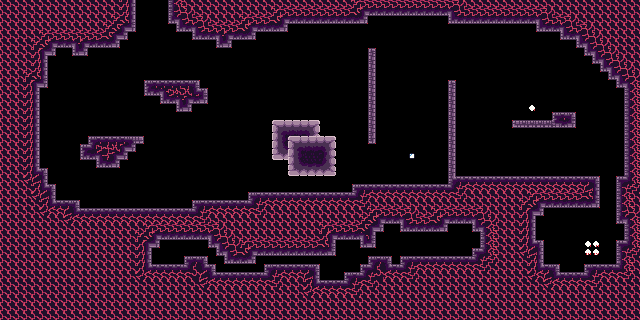

This is a level from a 2D game, rendered from its Tiled map with the project's own tilesets. A one-line summary and the map file follow, with tile-layer data summarised:
An orthogonal 80x40 tile map with 8x8 px tiles, 5 tile layers (draft, bg, map, entity, ...), 3 tilesets.

<map version="1.9" tiledversion="1.9.2" orientation="orthogonal" renderorder="right-down" width="80" height="40" tilewidth="8" tileheight="8" infinite="0" nextlayerid="7" nextobjectid="1">
 <editorsettings>
  <export target="../assets/world/room/level2.json" format="json" />
 </editorsettings>
 <tileset firstgid="1" source="../rules/tools/tools.tsx" />
 <tileset firstgid="325" source="../tilesets/fire.tsx" />
 <tileset firstgid="403" source="../tilesets/stone.tsx" />
 <layer id="5" name="draft" width="80" height="40">
  <data>[3200 cells, 1674 non-empty, 1 distinct tile ids]</data>
 </layer>
 <layer id="2" name="bg" width="80" height="40">
  <data>[3200 cells, 30 non-empty, 17 distinct tile ids]</data>
 </layer>
 <layer id="6" name="map" width="80" height="40">
  <data>[3200 cells, 1674 non-empty, 41 distinct tile ids]</data>
 </layer>
 <layer id="3" name="entity" width="80" height="40" offsetx="0.333333" offsety="0.666667">
  <data>[3200 cells, 6 non-empty, 5 distinct tile ids]</data>
 </layer>
 <layer id="1" name="fg" width="80" height="40" offsetx="0.6667" offsety="-2.13163e-14">
  <data>[3200 cells, 30 non-empty, 17 distinct tile ids]</data>
 </layer>
</map>
